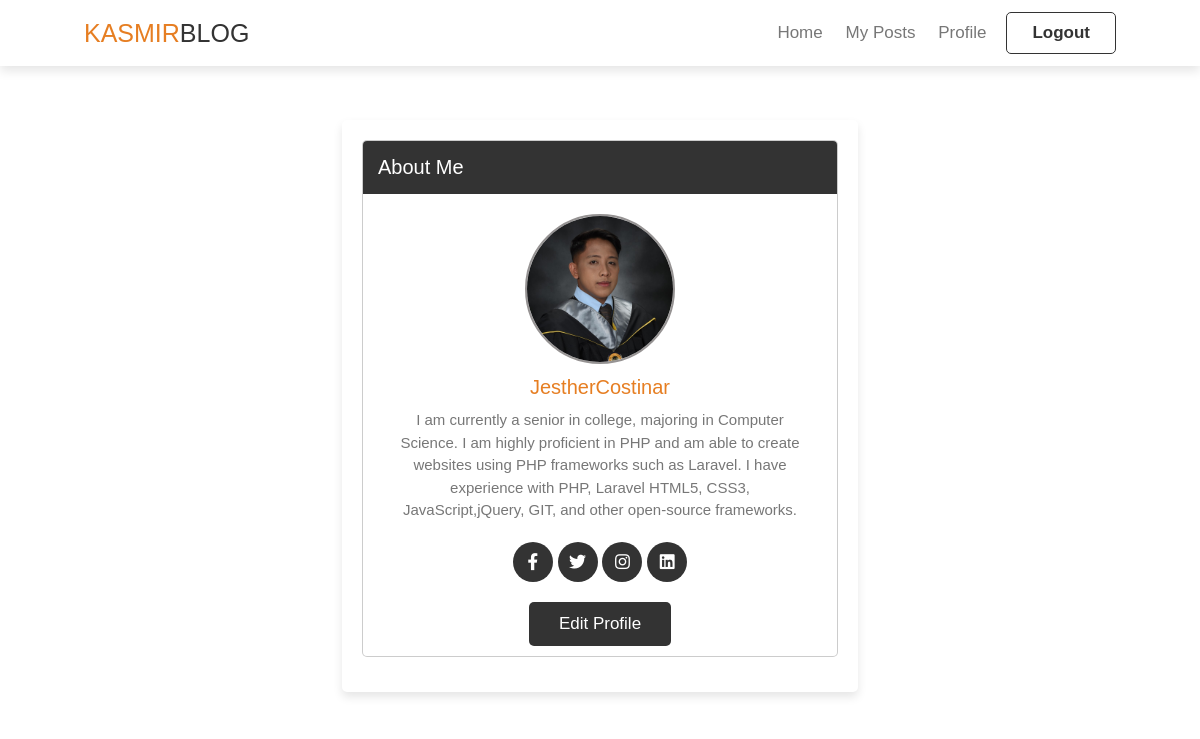
Page /users/ (signed in) on the committed database.
### tables this page shows
CREATE TABLE `users` (
  `id` int(11) NOT NULL,
  `username` varchar(255) NOT NULL,
  `description` varchar(1500) NOT NULL,
  `profile_picture` varchar(250) NOT NULL,
  `email` varchar(255) NOT NULL,
  `password` varchar(255) NOT NULL,
  `is_verify` int(10) NOT NULL DEFAULT 0
);

### app/controllers/Users.php (called while the page is built, shortened)
<?php
class Users extends Controller
{
    public function __construct()
    {
        $this->userModel = $this->model('User');
    }
    public function index()
    {
        $userInfo = $this->userModel->findUserById($_SESSION['user_id']);
        $data = [
            'title' => 'User Profile',
            'userInfo' => $userInfo
        ];
        $this->view("profile/index", $data);
    }
}

### app/init.php (called while the page is built, shortened)
<?php
require 'libraries/Controller.php';
require 'libraries/Database.php';
$core = new Core();

### public/index.php (called while the page is built)
<?php
require_once '../app/init.php';

### app/libraries/Database.php (called while the page is built, shortened)
<?php
class Database
{
    private $host = DB_HOST;
    private $user = DB_USER;
    private $pass = DB_PASS;
    private $dbname = DB_NAME;
    private $pdo;
    private $stmt;
    public function __construct()
    {
        $dsn = 'mysql:host=' . $this->host . ';dbname=' . $this->dbname;
        $options = array(
            PDO::ATTR_PERSISTENT => true,
            PDO::ATTR_ERRMODE => PDO::ERRMODE_EXCEPTION
        );
        try {
            $this->pdo = new PDO($dsn, $this->user, $this->pass, $options);
        }
        catch (PDOException $e) {
            $this->error = $e->getMessage();
        }
    }
    public function query($query)
    {
        $this->stmt = $this->pdo->prepare($query);
    }
    public function bind($param, $value, $type = null)
    {
        if (is_null($type)) {
            switch (true) {
                default:
                    $type = PDO::PARAM_STR;
            }
        }
        $this->stmt->bindValue($param, $value, $type);
    }
    public function execute()
    {
        return $this->stmt->execute();
    }
    public function single()
    {
        $this->execute();
        return $this->stmt->fetch(PDO::FETCH_OBJ);
    }
}

### app/models/User.php (called while the page is built, shortened)
<?php
class User
{
    private $db;
    public function __construct()
    {
        $this->db = new Database;
    }
    public function findUserById($id)
    {
        $this->db->query("SELECT * FROM users WHERE id = :id");
        $this->db->bind(':id', $id);
        return $row = $this->db->single();
    }
}

### app/views/profile/index.php (the view)
<?php
require APPROOT . '/views/includes/header.php';
require APPROOT . '/views/includes/navigation.php';
?>
<section class="profile">
    <div class="profile-container">
        <div class="box">
            <h3 class="title">about me</h3>
            <div class="about">
                <?php if(!$data['userInfo']->profile_picture): ?>
                    <img class="profile-img" src="<?php echo URLROOT ?>/public/assets/img/default.jpeg" alt="" />
                <?php else :?>
                    <img class="profile-img" src="<?php echo URLROOT . "/public/assets/img/" . $data['userInfo']->profile_picture ?>" alt="" />
                <?php endif; ?>
                <h3><?php echo $data['userInfo']->username; ?></h3>
                <p>
                    <?php echo $data['userInfo']->description; ?>
                </p>
                <div class="follow">
                    <a href="#" class="fab fa-facebook-f"></a>
                    <a href="#" class="fab fa-twitter"></a>
                    <a href="#" class="fab fa-instagram"></a>
                    <a href="#" class="fab fa-linkedin"></a>
                </div>
                <button onclick="window.location.href='<?php echo URLROOT ?>/users/editProfile';" class="btn green">Edit Profile</button>
            </div>
        </div>
    </div>
</section>

### public/assets/css/style.css (style rules this page uses)
:root { --orange:#e67e22; --black:#333; --light-color:#777; --border:.1rem solid rgba(0,0,0,.2); --box-shadow:0 .5rem 1rem rgba(0,0,0,.1); }
* { margin:0; padding:0; box-sizing: border-box; outline: none; border:none; text-decoration: none; font-family: Verdana, Geneva, Tahoma, sans-serif; font-weight: lighter; }
html { font-size: 62.5%; overflow-x: hidden; scroll-behavior: smooth; scroll-padding-top: 6rem; }
section { padding:2rem 7%; }
.btn { margin-top: 1rem; display: inline-block; background:var(--black); color:#fff; border-radius: .5rem; padding:1.2rem 3rem; cursor: pointer; font-size: 1.7rem; }
.profile { background: #fff; background-size: cover; background-position: center; background-attachment: fixed; }
.profile-container { background:#fff; box-shadow: var(--box-shadow); border-radius: .5rem; margin:0 auto; margin-top: 10rem; max-width: 50%; padding:2rem; }
.profile .profile-container .box { border:var(--border); border-radius: .5rem; overflow:hidden; background:#fff; margin-bottom: 1.5rem; }
.profile .profile-container .box .title { padding:1.5rem; font-size: 2rem; color:#fff; background:var(--black); text-transform: capitalize; }
.profile .profile-container .box .about { text-align: center; padding:1rem 1.5rem; }
.profile .profile-container .box .about img { height: 15rem; width: 15rem; border-radius: 50%; object-fit: cover; margin:1rem 0; }
.profile .profile-container .box .about h3 { color:var(--orange); font-size: 2rem; }
.profile .profile-container .box .about p { color:var(--light-color); font-size: 1.5rem; line-height: 1.5; padding:1rem; }
.profile .profile-container .box .about .follow { padding:1rem 0; }
.profile .profile-container .box .about .follow a { height: 4rem; line-height: 4rem; width: 4rem; border-radius: 50%; background:var(--black); color:#fff; font-size: 1.7rem; margin:0 .1rem; }
.profile-img { border: 2px solid rgb(150, 147, 147); }
::placeholder { color: #333; }

### rows in the picture
users: profile_picture (picture), username "JestherCostinar", description "I am currently a senior in college, majoring in Computer Science. I am highly proficient in PHP and am able to create websites using PHP frameworks such as Laravel. I have experience with PHP, Laravel HTML5, CSS3, JavaScript,jQuery, GIT, and other open-source frameworks."
